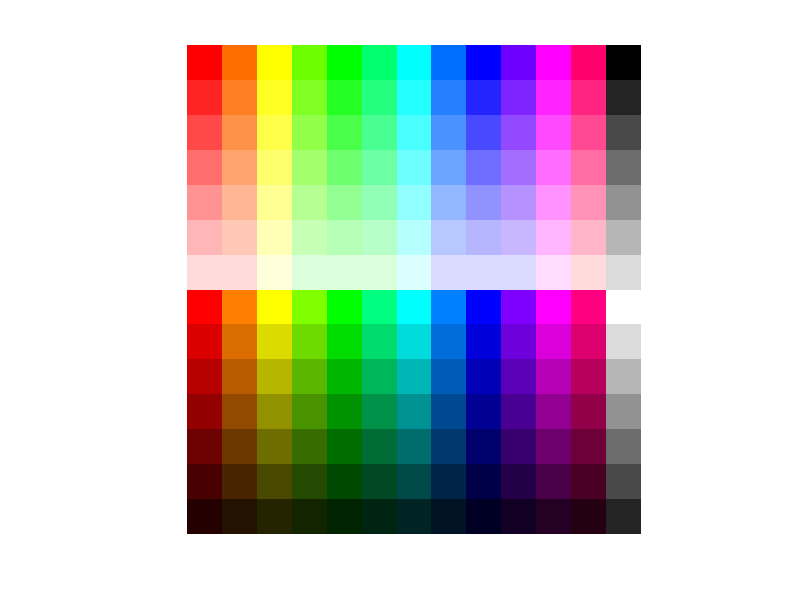

This chart was generated by the following MATLAB code: (Note: this script raises an error after producing the figure.)
% % main
clear;
clc;

% Palette
p = zeros(7,13,3);
[pRow, pCol,pDim] = size(p);

colorStep = 1;
nrOfHue = pRow;
hueStep = 1/nrOfHue;
currentHue = 1;
paleHue = 1 /(pRow/2);
paleStep = 0;

%skapa olika nyanser fÃ¶r fÃ¤rgerna ovan
for i = 1:pRow
   
    % Röd
    p(i,1,1) = 1*colorStep;
    
    % Orange
    p(i,2,1) = 1*colorStep;
    p(i,2,2) = 1*colorStep * 0.5;
    
    % Gul
    p(i,3,1) = 1*colorStep;
    p(i,3,2) = 1*colorStep;

    % Lime
    p(i,4,1) = 1*colorStep * 0.5;
    p(i,4,2) = 1*colorStep;

    % Grön
    p(i,5,2) = 1*colorStep;

    % Kall grön?
    p(i,6,2) = 1*colorStep;
    p(i,6,3) = 1*colorStep * 0.5;
    
    % Turkos
    p(i,7,2) = 1*colorStep;
    p(i,7,3) = 1*colorStep;
    
    % Ljus blå
    p(i,8,2) = 1*colorStep * 0.5;
    p(i,8,3) = 1*colorStep;

    % Blå
    p(i,9,3) = 1*colorStep;

    % lila
    p(i,10,1) = 1*colorStep * 0.5;
    p(i,10,3) = 1*colorStep;
    
    % Rosa
    p(i,11,1) = 1*colorStep;    
    p(i,11,3) = 1*colorStep;

    % Magenta
    p(i,12,1) = 1*colorStep;    
    p(i,12,3) = 1*colorStep * 0.5;

    % Grå/svart?
    p(i,13,1) = 1*colorStep;    
    p(i,13,2) = 1*colorStep;    
    p(i,13,3) = 1*colorStep;

        if mod(i,pRow/nrOfHue) == 0 
            colorStep = colorStep - hueStep;
        end
end


pallette = p;
% figure(1)
% imshow(pallette);

colorStep = 0;
paleStep = 1/pRow;

% ljusa toner
for i = 1:pRow
   
    % Röd
    p(i,1,1) = 1;
    p(i,1,2) = 1*colorStep;
    p(i,1,3) = 1*colorStep;
    
    % Orange
    p(i,2,1) = 1;
    p(i,2,2) = 1*0.5 + ((1-0.5)/pRow)*i - (1/pRow);
    p(i,2,3) = (1/pRow)*i - (1/pRow);
    
    % Gul
    p(i,3,1) = 1;
    p(i,3,2) = 1;
    p(i,3,3) = (1/pRow)*i - (1/pRow);

    % Lime
    p(i,4,1) = 1 * 0.5 + ((1-0.5)/pRow)*i - (1/pRow);
    p(i,4,2) = 1;
    p(i,4,3) = (1/pRow)*i - (1/pRow);

    % Grön
    p(i,5,1) = (1/pRow)*i - (1/pRow);
    p(i,5,2) = 1;
    p(i,5,3) = (1/pRow)*i - (1/pRow);

    % Kall grön?
    p(i,6,1) = (1/pRow)*i - (1/pRow);
    p(i,6,2) = 1;
    p(i,6,3) = 1 * 0.5 + ((1-0.5)/pRow)*i - (1/pRow);
     
    % Turkos
    p(i,7,1) = (1/pRow)*i - (1/pRow);
    p(i,7,2) = 1;
    p(i,7,3) = 1;
    
    % Ljus blå
    p(i,8,1) = (1/pRow)*i - (1/pRow);
    p(i,8,2) = 1 * 0.5 + ((1-0.5)/pRow)*i - (1/pRow);
    p(i,8,3) = 1;

    % Blå
    p(i,9,1) = (1/pRow)*i - (1/pRow);
    p(i,9,2) = (1/pRow)*i - (1/pRow);
    p(i,9,3) = 1;

    % lila
    p(i,10,1) = 1 * 0.5 + ((1-0.5)/pRow)*i - (1/pRow);
    p(i,10,2) = (1/pRow)*i - (1/pRow);
    p(i,10,3) = 1;
    
    % Rosa
    p(i,11,1) = 1; 
    p(i,11,2) = (1/pRow)*i - (1/pRow);
    p(i,11,3) = 1;

    % Magenta
    p(i,12,1) = 1; 
    p(i,12,2) = (1/pRow)*i - (1/pRow);
    p(i,12,3) = 1 * 0.5 + ((1-0.5)/pRow)*i - (1/pRow);

    % Grå/svart?
    p(i,13,1) = (1/pRow)*i - (1/pRow);    
    p(i,13,2) = (1/pRow)*i - (1/pRow);    
    p(i,13,3) = (1/pRow)*i - (1/pRow);

        if mod(i,pRow/nrOfHue) == 0 
            colorStep = colorStep + hueStep;
        end
end

pallette = cat(1, p, pallette);

figure(2)
imshow(pallette);

save('palette.mat','pallette');

%%

clc;
clear;

load('palette.mat');

colorMap = im2double(imread('colorMap.jpeg')); % antal nysanser: 168*300 st 
bigPalette = imresize( colorMap , [10,10]); % stor palette
smolPalette = imresize( bigPalette , 0.7); % liten palette

subPallete = imresize( colorMap , 0.075);

% figure(1)
% imshow(subPallete)
% 
% % figure(3)
% % imshow(colorMap)
% figure(4)
%  imshow(bigPalette)
%figure(5)
% imshow(smolPalette)

% hur stor bli skillnaden mellan färger, efter subjektivt anvgörande?


x = abs(diff(rgb2lab(subPallete)));
colorDiff = min(min(min (x))) % prcis när det börjar bli svårt att urskilja en nyans från en annan: diff = 8.6948

x = abs(diff(rgb2lab(smolPalette)));
colorDiff = min(min(min(x))) 


thePalette = bigPalette;

% Purl
defaultPurl = im2double(imread('defaultPurl.png'));
defaultPurl = imresize( defaultPurl , 0.01 );
defaultPurl(:,:,1) = defaultPurl(:,:,1) >= 0.5;
defaultPurl(:,:,2) = defaultPurl(:,:,2) >= 0.5;
defaultPurl(:,:,3) = defaultPurl(:,:,3) >= 0.5;
[purl_row, purl_col, purl_dim] = size(defaultPurl);

% % Original bilder 
org_gaiaTemp = imread('gaiaTemp.jpg');
 org_soldat = imread('OrangeSoldat.png');
% org_peppers = imread('peppers_color.tif');
org_text_mette = imread('text_mette.jpg');
org_original = imread('Original.jpg');
% org_temp = imread('temp.png');

% porträtt
org_me = imread('temp.png');
% figure(6)
% imshow(org_me)

% lanskap
org_landskap = imread('landskap.png');
% figure(7)
% imshow(org_landskap)

% ljus bild 
org_light = imread('lightPic.png');
% figure(8)
% imshow(org_light)

% mörk bild
org_vastervik = imread('Vastervik.jpg');
% figure(9)
% imshow(org_vastervik)

% BYT BILD HÄR!!!!!!!
org = org_me;
org = im2double(org);
[org_row, org_col, org_dim] = size(org);

org_f = (0.2*org_row)/org_row;

org = imresize( org , [org_row*org_f org_col*org_f], 'bicubic');
figure(10)
imshow(org)
title('Original');

% hur mycket vill vi nyanser vill vi plocka ut ur den indexerade bilden?
% antar att vi vill att den minsta skillnaden mellan två färger får minst
% vara colorDiff

%C = unique(org(:,:, 1));





temp = org;
temp(:,:,1) = temp(:,:,1) + temp(:,:,2) + temp(:,:,2);
temp2 = unique(temp(:,:,1));
[nrOfIndColors temp] = size(temp2);

nrOfIndColors



% 
% % [pal_row, pal_row, pal_dim] = size(bigPalette);
% [X, map] = rgb2ind(org, nrOfIndColors,'nodither');
% org_ind = ind2rgb(X, map);
% currentDiff = abs(min(min(diff(rgb2lab(org_ind)))))
% % [pal_row, pal_row, pal_dim] = size(bigPalette);
% 
% nrOfIndColors
% 
% while currentDiff < colorDiff
% 
%     [X, map] = rgb2ind(org, nrOfIndColors,'nodither');
%     org_ind = ind2rgb(X, map);
% 
%    % antal = size(unique(org_ind));
% 
%     x = abs(diff(rgb2lab(org_ind)));
%     currentDiff = min(min(min(x)))
% 
%     nrOfIndColors = nrOfIndColors-1;
% 
% end
% 
 

nrOfIndColors = round(nrOfIndColors * 0.001)
%%

%[X, map] = rgb2ind(org, nrOfIndColors,'nodither');

[X, map] = rgb2ind(org, 32,'nodither');
org_ind = ind2rgb(X, map);

% imwrite(org_ind,'0_ind.png');

%org_ind = imresize( org_ind , [org_row*org_f org_col*org_f]);
figure(5)
imshow(org_ind)
title('Indexerad');

sizeFactor = (1/purl_row) ;
% sizeFactor_col = (1/purl_col) 
% sizeFactor = [sizeFactor_row sizeFactor_col]

% create the reproduction

%org_nr = size(unique(org))

%ind_nr = size(unique(org_ind))



%%

delete(gcp('nocreate')); 
parpool('local',2);

imwrite(org,'00_org.png');
imwrite(org_ind,'00_ind.png');

tic
rep_small = createReproduction(org, defaultPurl, smolPalette, sizeFactor);
toc 

imwrite(rep_small,'00_rep_small_white.png');
%%
delete(gcp('nocreate')); 
parpool('local',2);

tic
rep_big = createReproduction(org, defaultPurl, bigPalette, sizeFactor);
toc

imwrite(rep_big,'00_rep_big_white.png');

%%
tic
rep_ind = createReproduction(org_ind, defaultPurl, bigPalette, sizeFactor);
toc

imwrite(rep_ind,'00_rep_ind_white.png');



figure(555)
%montage({org_soldat,org, org_ind, rep_small, rep_big, rep_ind})
%%
figure(101)
imshow(rep_small)
title('Reproduktion med LITEN palett');
figure(202)
imshow(rep_big)
title('Reproduktion med STOR palett');
figure(303)
imshow(rep_ind)
title('Reproduktion med OPTIMERAD palett/ originalbild');

%%
clc;
[rep_row, rep_col, rep_dim] = size(rep_small);
f = org_row/rep_row;

org = im2double(org); % obs! gör detta annars jämför vi inte double mot double!
[met_small_mean, met_small_max] = getDeltaE(org,rep_small);
[met_big_mean, met_big_max] = getDeltaE(org,rep_big);
[met_ind_mean, met_ind_max] = getDeltaE(org,rep_ind);

Data = [  met_small_mean      met_small_max     
          met_big_mean        met_big_max       
          met_ind_mean        met_ind_max       
          ];
Data2 = {'rep_smallP'; 'rep_bigP'; 'rep_bigP_ind'};
%VarNames = {'Reproduction', 'deltaE_mean', 'deltaE_max', 'deltaE_min'};
VarNames = {'Reproduction', 'deltaE_mean', 'deltaE_max'};
T = table(Data2(:,1),Data(:,1),Data(:,2), 'VariableNames',VarNames)

%%

imwrite(org,'0_org.png');
imwrite(org_ind,'0_ind.png');
imwrite(rep_small,'0_rep_small_white.png');
imwrite(rep_big,'0_rep_big.png');
imwrite(rep_ind,'0_rep_ind.png');


%read image 
%tt= imshow(image) ;
%save your image other  location with any name save desktop or any folder also
% baseFileName = sprintf('img #%d.png', org);
% fullFileName = fullfile('/MATLAB Drive/Rep/Project/pictures/soldat', baseFileName);
% imwrite(org, fullFileName);


%%

%rep = imresize(rep, [550 550]);

% betyg 3: 
% - euclidian jämföra 
% plaette anpassad för bild
% https://ch.mathworks.com/help/images/reduce-the-number-of-colors-in-an-image.html
% betyg 4: spacial


%/// Kollar kvalitetsmåttet på reproduktionen ///////////////////////////////////////////////////////////////////////////////////////////

% testar med deltaE tillsammans med HVS filtret. (alltså ett filter som tar hänsyn till ögats förguppfattning)

% ögats filter
f=MFTsp(15,0.0847,500); % fråga försäkerhets skull att vi får använda detta.


% Applicera ögats filter på reproduktionen innan vi tar ett
% kvalitetsmått

% reproduktionen... 
RGB_rep_HVS = applicate_HVS(rep);
RGB_rep_HVS_Lab = rgb2lab(RGB_rep_HVS); % enhets oberoende färgrymd -> till CIELab

% originalet...
RGB_org_HVS = applicate_HVS(org);
RGB_org_HVS_Lab = rgb2lab(RGB_org_HVS); % enhets oberoende färgrymd -> till CIELab


% gör reproduktionen lika stor som originalet
f = org_row/rep_row

RGB_rep_HVS_Lab = imresize( RGB_rep_HVS_Lab , f, 'bicubic');

size(RGB_rep_HVS_Lab)
size(RGB_org_HVS_Lab)

% Jämför originalet och reproduktionen
% reproduktionens kalanaler först, sedan oriiginalet
%[Mean_rep_matrix_HVS, Max_rep_matrix_HVS] = EuclidDis(RGB_rep_HVS_Lab(:,:,1), RGB_rep